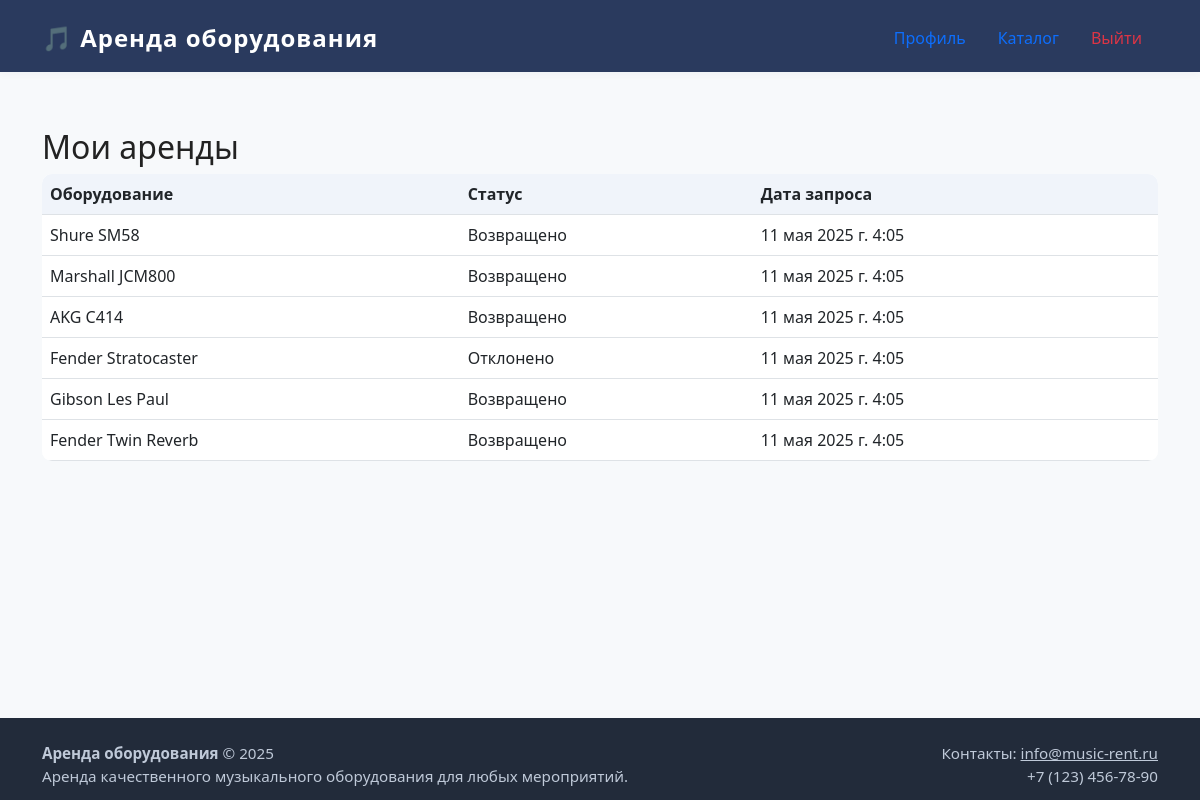
Page /rental-history/ (signed in) on the committed database.
### rental/models.py (models this page shows, shortened)
class RentalRequest(models.Model):
    STATUS_CHOICES = [
        ('pending', 'Ожидание'),
        ('approved', 'Подтверждено'),
        ('issued', 'Выдано'),
        ('returned', 'Возвращено'),
        ('rejected', 'Отклонено'),
    ]
    client = models.ForeignKey(Client, on_delete=models.CASCADE, related_name='rental_requests')
    equipment = models.ForeignKey(Equipment, on_delete=models.CASCADE)
    manager = models.ForeignKey(Employee, on_delete=models.SET_NULL, null=True, blank=True, related_name='approved_requests')
    status = models.CharField(max_length=10, choices=STATUS_CHOICES, default='pending')
    request_date = models.DateTimeField(auto_now_add=True)
    start_date = models.DateField(default=now)
    end_date = models.DateField(default=now)
    total_price = models.DecimalField(max_digits=10, decimal_places=2, default=0)
    issued_date = models.DateTimeField(null=True, blank=True)
    returned_date = models.DateTimeField(null=True, blank=True)

class Equipment(models.Model):
    CATEGORY_CHOICES = [
        ('guitar', 'Гитары'),
        ('microphone', 'Микрофоны'),
        ('drums', 'Барабаны'),
        ('amplifier', 'Усилители'),
    ]
    name = models.CharField(max_length=255)
    description = models.TextField(blank=True, null=True)
    category = models.CharField(max_length=20, choices=CATEGORY_CHOICES, default='guitar')
    price_per_day = models.DecimalField(max_digits=10, decimal_places=2)
    needs_repair = models.BooleanField(default=False)
    is_rented = models.BooleanField(default=False)
    photo = models.ImageField(upload_to='equipment_photos/', blank=True, null=True)

### rental/views.py (the view)
# urls.py: path('rental-history/', rental_history_view, name='rental_history'),
@login_required
def rental_history_view(request):
    if hasattr(request.user, 'client'):
        rentals = RentalRequest.objects.filter(client=request.user.client).order_by('-request_date')
    else:
        rentals = []
    return render(request, 'rental/rental_history.html', {'rentals': rentals})

### rental/templates/rental/rental_history.html (shortened to what this page needs)
{% extends "rental/base.html" %}
{% block content %}
<h2>Мои аренды</h2>
{% if rentals %}
    <table class="table">
        <tr>
            <th>Оборудование</th>
            <th>Статус</th>
            <th>Дата запроса</th>
        </tr>
        {% for rental in rentals %}
        <tr>
            <td>{{ rental.equipment.name }}</td>
            <td>{{ rental.get_status_display }}</td>
            <td>{{ rental.request_date }}</td>
        </tr>
        {% endfor %}
    </table>
{% else %}
    <p>Вы еще не арендовали оборудование.</p>
{% endif %}
{% endblock %}

### rental/static/css/custom.css (style rules this page uses)
body { background: #f7f9fb; color: #222; font-family: 'Segoe UI', 'Arial', sans-serif; min-height: 100vh; display: flex; flex-direction: column; }
.table { background: #fff; border-radius: 10px; overflow: hidden; }
.table th { background: #f0f4fa; font-weight: 600; }
html, body { height: 100%; }

### rows in the picture
RentalRequest: equipment.name "Shure SM58", status "Возвращено", request_date "11 мая 2025 г. 4:05"
RentalRequest: equipment.name "Marshall JCM800", status "Возвращено", request_date "11 мая 2025 г. 4:05"
RentalRequest: equipment.name "AKG C414", status "Возвращено", request_date "11 мая 2025 г. 4:05"
RentalRequest: equipment.name "Fender Stratocaster", status "Отклонено", request_date "11 мая 2025 г. 4:05"
RentalRequest: equipment.name "Gibson Les Paul", status "Возвращено", request_date "11 мая 2025 г. 4:05"
RentalRequest: equipment.name "Fender Twin Reverb", status "Возвращено", request_date "11 мая 2025 г. 4:05"
